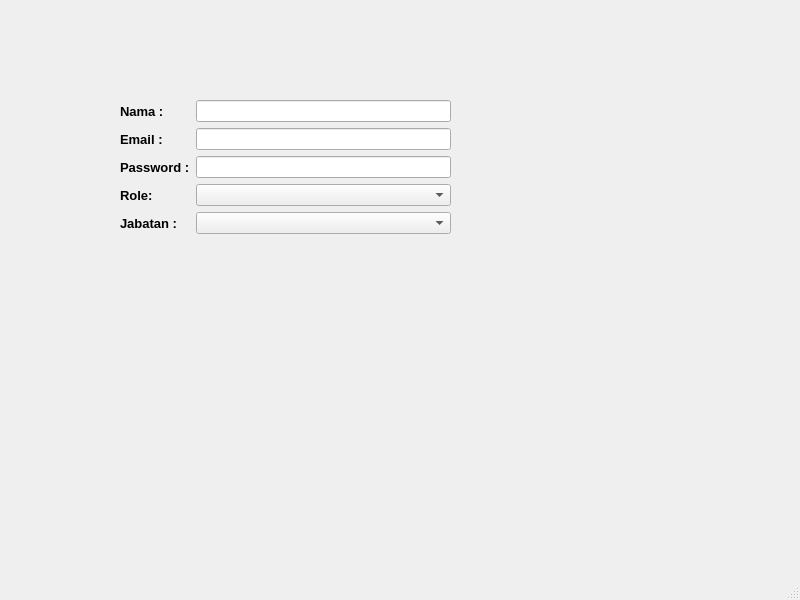
<?xml version="1.0" encoding="UTF-8"?>
<ui version="4.0">
 <class>MainWindow</class>
 <widget class="QMainWindow" name="MainWindow">
  <property name="geometry">
   <rect>
    <x>0</x>
    <y>0</y>
    <width>800</width>
    <height>600</height>
   </rect>
  </property>
  <property name="windowTitle">
   <string>MainWindow</string>
  </property>
  <widget class="QWidget" name="centralwidget">
   <widget class="QWidget" name="formLayoutWidget">
    <property name="geometry">
     <rect>
      <x>120</x>
      <y>100</y>
      <width>331</width>
      <height>151</height>
     </rect>
    </property>
    <layout class="QFormLayout" name="formLayout">
     <item row="0" column="0">
      <widget class="QLabel" name="label">
       <property name="font">
        <font>
         <pointsize>10</pointsize>
         <bold>true</bold>
        </font>
       </property>
       <property name="text">
        <string>Nama :</string>
       </property>
      </widget>
     </item>
     <item row="1" column="0">
      <widget class="QLabel" name="label_2">
       <property name="font">
        <font>
         <pointsize>10</pointsize>
         <bold>true</bold>
        </font>
       </property>
       <property name="text">
        <string>Email :</string>
       </property>
      </widget>
     </item>
     <item row="2" column="0">
      <widget class="QLabel" name="label_3">
       <property name="font">
        <font>
         <pointsize>10</pointsize>
         <bold>true</bold>
        </font>
       </property>
       <property name="text">
        <string>Password :</string>
       </property>
      </widget>
     </item>
     <item row="3" column="0">
      <widget class="QLabel" name="label_4">
       <property name="font">
        <font>
         <pointsize>10</pointsize>
         <bold>true</bold>
        </font>
       </property>
       <property name="text">
        <string>Role:</string>
       </property>
      </widget>
     </item>
     <item row="4" column="0">
      <widget class="QLabel" name="label_5">
       <property name="font">
        <font>
         <pointsize>10</pointsize>
         <bold>true</bold>
        </font>
       </property>
       <property name="text">
        <string>Jabatan :</string>
       </property>
      </widget>
     </item>
     <item row="0" column="1">
      <widget class="QLineEdit" name="namaLineEdit"/>
     </item>
     <item row="1" column="1">
      <widget class="QLineEdit" name="emailLineEdit"/>
     </item>
     <item row="2" column="1">
      <widget class="QLineEdit" name="passwordLineEdit"/>
     </item>
     <item row="3" column="1">
      <widget class="QComboBox" name="roleComboBox"/>
     </item>
     <item row="4" column="1">
      <widget class="QComboBox" name="jabatanComboBox"/>
     </item>
    </layout>
   </widget>
  </widget>
  <widget class="QMenuBar" name="menubar">
   <property name="geometry">
    <rect>
     <x>0</x>
     <y>0</y>
     <width>800</width>
     <height>22</height>
    </rect>
   </property>
  </widget>
  <widget class="QStatusBar" name="statusbar"/>
 </widget>
 <resources/>
 <connections/>
</ui>
